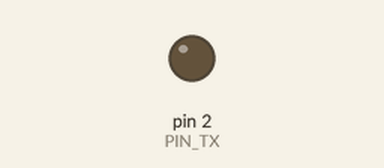
Recording of a sketch running on a simulated Arduino Uno, built with avr-gcc and run on an emulated ATmega328P. Shown: output pins drawn as LEDs (lit = HIGH). What the sketch prints to the serial monitor is not drawn.

Above: at 1.5 s.
At 12.5 s:
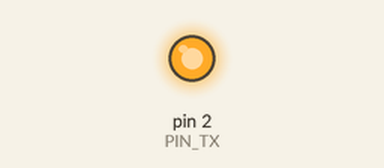
Timing chart, 0 to 17.9 s (numbered marks = the images above):
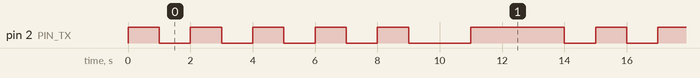

The sketch:

Arduino_26.02.2025.ino
```cpp
#define PIN_TX 2

#define bigEndian 1
#define Tb 1000
#define Nb 8

const char parity = 'N';
const int data = 0b10101010; //0xAA

void setup() {
  pinMode(PIN_TX, OUTPUT); //eseguita solo all'avvio del sistema diciamo come deve lavorare il sistema
  Serial.begin(9600);
  Serial.print("\ninit\n");
  digitalWrite(PIN_TX, HIGH);
  myDelay(Tb);
}


void loop() {
  transmitChar();
  Serial.print("\n");
  delay(1000);
}

void transmitChar() {
  handleStart();
  handleData();
  handleParity(); // controllo errori
  handleStop();
}

void transmitBit(int bit){
  if(bit == 1)
  {
    digitalWrite(PIN_TX,HIGH);
  }
  else
  {
    digitalWrite(PIN_TX,LOW);
  }
  Serial.print(bit);
  myDelay(Tb);
}

void  handleStart(){
  transmitBit(0);
}

void handleData() {
  #ifdef bigEndian
  for (int i = Nb-1; i>=0; i--)
  {
    int bit = extractBit(data, i);
    transmitBit(bit);
  }
  #else
  for (int i = 0; i<Nb; i++)
  {
    int bit = extractBit(data, i);
    transmitBit(bit);
  }
  #endif

}
/*
estrae il bit numBit da data
input int data informazione binaria da cui estrarre il bit
input int numBit numero di bit da estrarre
output int 1 o 0
*/
int extractBit(int data, int numBit){

  int mask = 0b1 << numBit;
  int res = data & mask;
  if(res > 0)
  {
    return 1;
  }
  else
  {
    return 0;
  }

}


void handleParity() {
  if(parity == 'N')
  {

  }

  int p = 0;
  if (parity =='O')
  {
    p = 1;
  }
  for(int i = 0; i<Nb; i++)
  {
    p = p^ extractBit(data,i);
  }
  transmitBit(p);
}

void handleStop() {

  transmitBit(1);
  transmitBit(1);
}

void myDelay(int time_ms)
{
  int init = millis();
  while(init + time_ms > millis())
  {

  }
}
```

Measured:
- by itself, pin 2 (PIN_TX): repeats every 13.0 s: 3 × (HIGH 1.0 s, LOW 1.0 s), HIGH 1.0 s, LOW 2.0 s, HIGH 3.0 s, LOW 1.0 s, until it stays HIGH from 32.0 s
- by itself, everything shown: repeats every 13.0 s, in 10 steps
